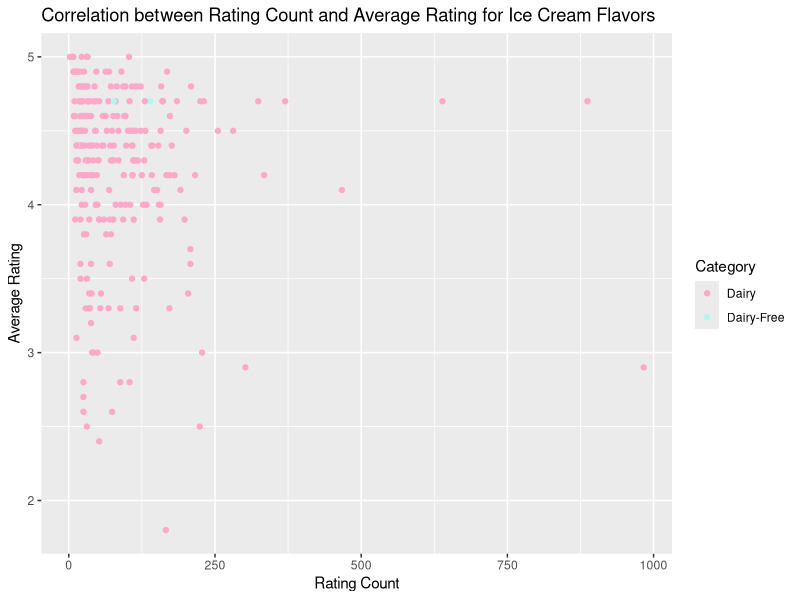

Generate this figure with R:
# The chosen scatter plot effectively illustrates the potential correlation between two critical factors: 
# the popularity and satisfaction level of ice cream flavors. By plotting each flavor as a point, 
# with its position determined by both its rating count and average rating, the plot offers a straightforward
# visual representation. Through this chart, we can quickly discern patterns: whether highly-rated flavors 
# tend to attract more ratings or if there's no clear relationship between popularity and satisfaction.
# Ultimately, the plot provides actionable insights into consumer preferences, aiding manufacturers and 
# retailers in understanding which flavors resonate most with their audience and guiding strategic decisions accordingly.

# Load required libraries
library(dplyr)
library(ggplot2)

# Load dataset
df <- read.csv('icecream_data.csv')

# Example function to determine dairy vs dairy-free
classify_ice_cream <- function(ingredients) {
  dairy_keywords <- c('milk', 'cream', 'butter')
  if (any(sapply(dairy_keywords, grepl, ingredients, ignore.case = TRUE))) {
    return('dairy')
  } else {
    return('dairy-free')
  }
}

# Apply the classification to the dataset
df$category <- sapply(df$ingredients, classify_ice_cream)

# Calculate rating count and average rating
rating_summary <- df %>%
  mutate(Category = ifelse(grepl("dairy-free", tolower(description)), "Dairy-Free", "Dairy")) %>%
  group_by(name, Category) %>%
  summarise(RatingCount = rating_count[1],  # Assuming each flavor has the same rating count
            AverageRating = mean(rating, na.rm = TRUE))

# Ensure that Category is a factor with correct levels
rating_summary$Category <- factor(rating_summary$Category, levels = c("Dairy", "Dairy-Free"))

# Plotting scatter plot showing correlation between rating count and average rating
ggplot(rating_summary, aes(x = RatingCount, y = AverageRating, color = Category)) +
  geom_point() +
  scale_color_manual(values = c("Dairy" = "#fca9c9", "Dairy-Free" = "#b0f7f1")) +
  labs(title = "Correlation between Rating Count and Average Rating for Ice Cream Flavors",
       x = "Rating Count",
       y = "Average Rating")
